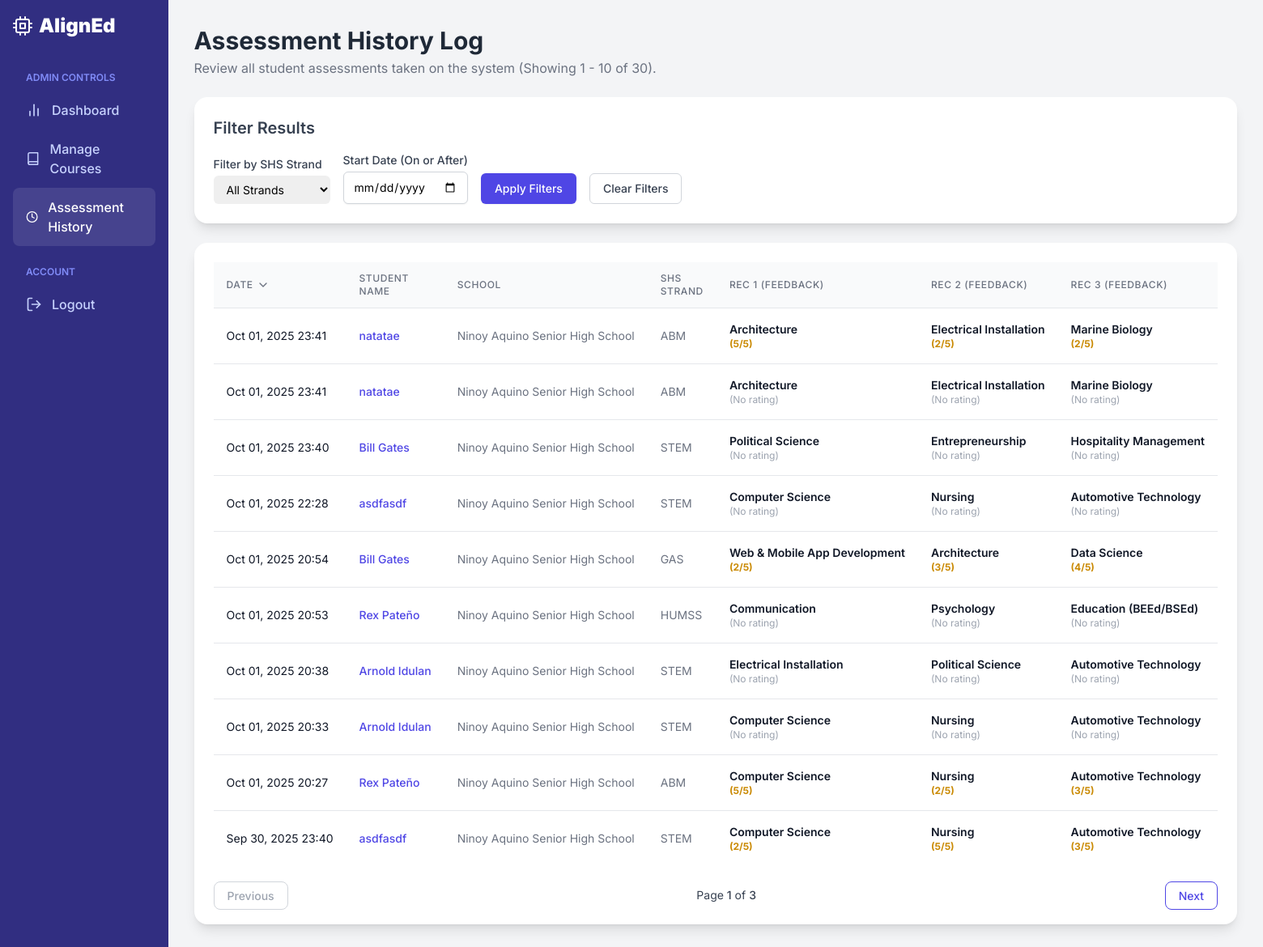
The page /admin-dashboard/history/ (signed in) on the database as committed earlier.
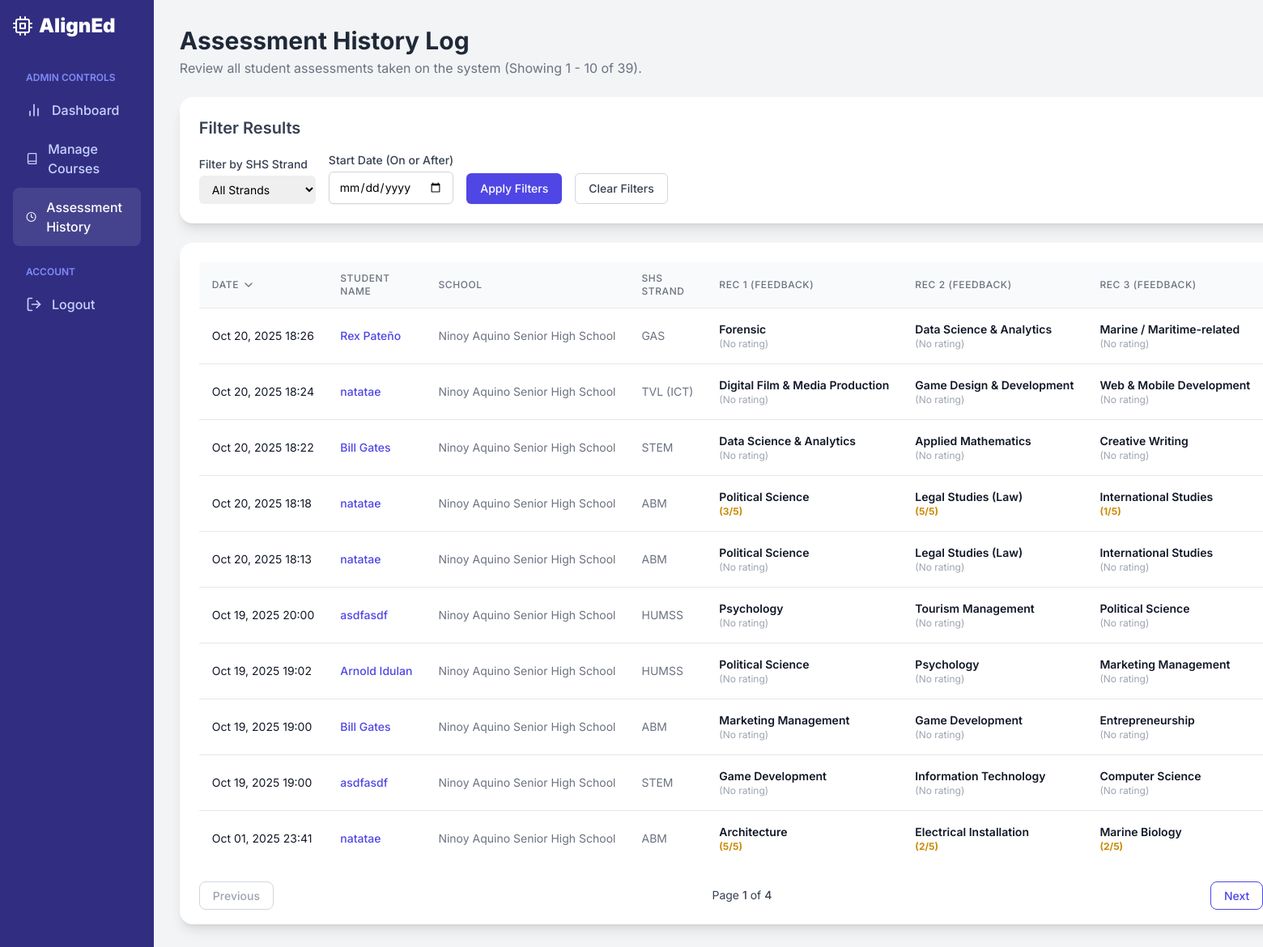
The same page on the database as committed later.
### recommender/models.py (models this page shows, shortened)
class Assessment(models.Model):
    name = models.CharField(max_length=100, blank=True, null=True, verbose_name="Student Name (Optional)")
    school = models.CharField(max_length=200, verbose_name="School/University")
    shs_strand = models.CharField(max_length=50, verbose_name="SHS Strand")
    tvl_strand = models.CharField(max_length=50, blank=True, null=True, verbose_name="TVL Strand")
    base_persona_key = models.CharField(
        max_length=100,
        default='Computer Science',
        help_text="pls."
    )
    custom_trait_scores = models.TextField(
        blank=True,
        help_text="change value."
    )
    interest_science = models.IntegerField(default=0)
    interest_arts = models.IntegerField(default=0)
    interest_teaching = models.IntegerField(default=0)
    interest_business = models.IntegerField(default=0)
    interest_tech = models.IntegerField(default=0)
    interest_design = models.IntegerField(default=0)
    interest_sports = models.IntegerField(default=0)
    interest_building = models.IntegerField(default=0)
    interest_nature = models.IntegerField(default=0)
    interest_leading = models.IntegerField(default=0)
    interest_helping = models.IntegerField(default=0)
    interest_detail = models.IntegerField(default=0)
    interest_policy = models.IntegerField(default=0)
    interest_research = models.IntegerField(default=0)
    ability_logic = models.IntegerField(default=0)
    ability_creativity = models.IntegerField(default=0)
    ability_comm = models.IntegerField(default=0)
    ability_practical = models.IntegerField(default=0)
    ability_teamwork = models.IntegerField(default=0)
    ability_spatial = models.IntegerField(default=0)
    recommended_course_1 = models.CharField(max_length=200, blank=True)
    recommended_course_2 = models.CharField(max_length=200, blank=True)
    recommended_course_3 = models.CharField(max_length=200, blank=True)
    feedback_rating_1 = models.IntegerField(null=True, blank=True)
    feedback_rating_2 = models.IntegerField(null=True, blank=True)
    feedback_rating_3 = models.IntegerField(null=True, blank=True)
    feedback_submitted = models.BooleanField(default=False)
    timestamp = models.DateTimeField(auto_now_add=True)

### recommender/views.py (the view)
# urls.py: path('admin-dashboard/history/', views.assessment_history_view, name='assessment_history'),
@user_passes_test(is_superuser)
def assessment_history_view(request):
    assessments_list = Assessment.objects.all()
    sort_by = request.GET.get('sort', '-timestamp')
    page_number = request.GET.get('page', 1)
    valid_sorts = ['-timestamp', 'timestamp', 'shs_strand', '-shs_strand']
    if sort_by not in valid_sorts:
        sort_by = '-timestamp'
    selected_strand = request.GET.get('strand')
    if selected_strand and selected_strand != 'all':
        assessments_list = assessments_list.filter(shs_strand=selected_strand)
    date_filter = request.GET.get('date_filter')
    if date_filter:
        try:
            filter_date = datetime.strptime(date_filter, '%Y-%m-%d').date()
            assessments_list = assessments_list.filter(timestamp__gte=filter_date)
        except ValueError:
            pass
    assessments_list = assessments_list.order_by(sort_by)
    paginator = Paginator(assessments_list, 10)
    try:
        assessments = paginator.page(page_number)
    except PageNotAnInteger:
        assessments = paginator.page(1)
    except EmptyPage:
        assessments = paginator.page(paginator.num_pages)
    all_strands = Assessment.objects.values_list('shs_strand', flat=True).distinct()
    context = {
        'active_page': 'assessment_history',
        'assessments': assessments,
        'current_sort': sort_by,
        'all_strands': sorted(list(all_strands)),
        'selected_strand': selected_strand,
        'date_filter_value': date_filter,
    }
    return render(request, 'recommender/admin_assessment_history.html', context)

### recommender/views.py (called while the page is built)
def is_superuser(user):
    return user.is_authenticated and user.is_superuser

### recommender/templates/recommender/admin_assessment_history.html (shortened to what the changed rows need)
{% extends 'recommender/base.html' %}
{% block content %}
<header class="mb-6">
    <h1 class="text-3xl font-bold text-gray-800">Assessment History Log</h1>
    <p class="text-gray-500 mt-1">Review all student assessments taken on the system (Showing {{ assessments.start_index }} - {{ assessments.end_index }} of {{ assessments.paginator.count }}).</p>
</header>
<div class="bg-white rounded-2xl shadow-lg p-6 mb-6">
    <h2 class="text-xl font-semibold text-gray-700 mb-4">Filter Results</h2>
</div>
<div class="bg-white rounded-2xl shadow-lg p-6">
    {% if assessments.paginator.count > 0 %}
    <div class="overflow-x-auto">
        <table class="min-w-full divide-y divide-gray-200">
            <thead class="bg-gray-50">
                <tr>
                    <th class="px-4 py-3 text-left text-xs font-medium text-gray-500 uppercase tracking-wider">
                        {% with date_sort_param=current_sort %}
                            {% if date_sort_param == '-timestamp' %}
                                <a href="?sort=timestamp&strand={{ selected_strand|default:'all' }}&date_filter={{ date_filter_value|default:'' }}" class="flex items-center hover:text-gray-900">Date <i data-feather="chevron-down" class="w-4 h-4 ml-1"></i></a>
                            {% elif date_sort_param == 'timestamp' %}
                                <a href="?sort=-timestamp&strand={{ selected_strand|default:'all' }}&date_filter={{ date_filter_value|default:'' }}" class="flex items-center hover:text-gray-900">Date <i data-feather="chevron-up" class="w-4 h-4 ml-1"></i></a>
                            {% else %}
                                <a href="?sort=-timestamp&strand={{ selected_strand|default:'all' }}&date_filter={{ date_filter_value|default:'' }}" class="flex items-center hover:text-gray-900">Date</a>
                            {% endif %}
                        {% endwith %}
                    </th>
                    <th class="px-4 py-3 text-left text-xs font-medium text-gray-500 uppercase tracking-wider">Student Name</th>
                    <th class="px-4 py-3 text-left text-xs font-medium text-gray-500 uppercase tracking-wider">School</th>
                    <th class="px-4 py-3 text-left text-xs font-medium text-gray-500 uppercase tracking-wider">
                        {% with strand_sort_param=current_sort %}
                            {% if strand_sort_param == 'shs_strand' %}
                                <a href="?sort=-shs_strand&strand={{ selected_strand|default:'all' }}&date_filter={{ date_filter_value|default:'' }}" class="flex items-center hover:text-gray-900">SHS Strand <i data-feather="chevron-up" class="w-4 h-4 ml-1"></i></a>
                            {% elif strand_sort_param == '-shs_strand' %}
                                <a href="?sort=shs_strand&strand={{ selected_strand|default:'all' }}&date_filter={{ date_filter_value|default:'' }}" class="flex items-center hover:text-gray-900">SHS Strand <i data-feather="chevron-down" class="w-4 h-4 ml-1"></i></a>
                            {% else %}
                                <a href="?sort=shs_strand&strand={{ selected_strand|default:'all' }}&date_filter={{ date_filter_value|default:'' }}" class="flex items-center hover:text-gray-900">SHS Strand</a>
                            {% endif %}
                        {% endwith %}
                    </th>
                    <th class="px-4 py-3 text-left text-xs font-medium text-gray-500 uppercase tracking-wider">Rec 1 (Feedback)</th>
                    <th class="px-4 py-3 text-left text-xs font-medium text-gray-500 uppercase tracking-wider">Rec 2 (Feedback)</th>
                    <th class="px-4 py-3 text-left text-xs font-medium text-gray-500 uppercase tracking-wider">Rec 3 (Feedback)</th>
                </tr>
            </thead>
            <tbody class="bg-white divide-y divide-gray-200">
                {% for assessment in assessments %}
                <tr class="hover:bg-gray-50">
                    <td class="px-4 py-4 whitespace-nowrap text-sm text-gray-900">
                        {{ assessment.timestamp|date:"M d, Y H:i" }}
                    </td>
                    <td class="px-4 py-4 whitespace-nowrap text-sm font-medium text-indigo-600">
                        {{ assessment.name|default:"Anonymous" }}
                    </td>
                    <td class="px-4 py-4 whitespace-nowrap text-sm text-gray-500">
                        {{ assessment.school }}
                    </td>
                    <td class="px-4 py-4 whitespace-nowrap text-sm text-gray-500">
                        {{ assessment.shs_strand }}{% if assessment.tvl_strand and assessment.shs_strand == 'TVL' %} ({{ assessment.tvl_strand }}){% endif %}
                    </td>
                    <td class="px-4 py-4 whitespace-nowrap text-sm text-gray-900">
                        <span class="font-semibold">{{ assessment.recommended_course_1|default:"N/A" }}</span>
                        {% if assessment.feedback_rating_1 %}
                            <span class="text-xs font-bold text-yellow-600 block">({{ assessment.feedback_rating_1 }}/5)</span>
                        {% else %}
                            <span class="text-xs text-gray-400 block">(No rating)</span>
                        {% endif %}
                    </td>
                    <td class="px-4 py-4 whitespace-nowrap text-sm text-gray-900">
                        <span class="font-semibold">{{ assessment.recommended_course_2|default:"N/A" }}</span>
                        {% if assessment.feedback_rating_2 %}
                            <span class="text-xs font-bold text-yellow-600 block">({{ assessment.feedback_rating_2 }}/5)</span>
                        {% else %}
                            <span class="text-xs text-gray-400 block">(No rating)</span>
                        {% endif %}
                    </td>
                    <td class="px-4 py-4 whitespace-nowrap text-sm text-gray-900">
                        <span class="font-semibold">{{ assessment.recommended_course_3|default:"N/A" }}</span>
                        {% if assessment.feedback_rating_3 %}
                            <span class="text-xs font-bold text-yellow-600 block">({{ assessment.feedback_rating_3 }}/5)</span>
                        {% else %}
                            <span class="text-xs text-gray-400 block">(No rating)</span>
                        {% endif %}
                    </td>
                </tr>
                {% endfor %}
            </tbody>
        </table>
    </div>
    {% if assessments.has_other_pages %}
    <div class="mt-6 flex justify-between items-center">
        <div>
            {% if assessments.has_previous %}
                <a href="?page={{ assessments.previous_page_number }}&sort={{ current_sort }}&strand={{ selected_strand|default:'all' }}&date_filter={{ date_filter_value|default:'' }}" class="px-4 py-2 text-sm font-medium rounded-lg text-indigo-600 border border-indigo-600 hover:bg-indigo-50 transition-colors">
                    Previous
                </a>
            {% else %}
                <span class="px-4 py-2 text-sm font-medium rounded-lg text-gray-400 border border-gray-300">Previous</span>
            {% endif %}
        </div>
        <span class="text-sm text-gray-700">
            Page <span class="font-medium">{{ assessments.number }}</span> of <span class="font-medium">{{ assessments.paginator.num_pages }}</span>
        </span>
        <div>
            {% if assessments.has_next %}
                <a href="?page={{ assessments.next_page_number }}&sort={{ current_sort }}&strand={{ selected_strand|default:'all' }}&date_filter={{ date_filter_value|default:'' }}" class="px-4 py-2 text-sm font-medium rounded-lg text-indigo-600 border border-indigo-600 hover:bg-indigo-50 transition-colors">
                    Next
                </a>
            {% else %}
                <span class="px-4 py-2 text-sm font-medium rounded-lg text-gray-400 border border-gray-300">Next</span>
            {% endif %}
        </div>
    </div>
    {% endif %}
    {% else %}
    <div class="text-center py-10 text-gray-500">
        <i data-feather="clock" class="w-10 h-10 mx-auto mb-3"></i>
        <p>No assessment records have been found yet.</p>
    </div>
    {% endif %}
</div>
{% endblock %}

Rows that differ between the two databases and show on the page:
no longer on this page (row unchanged): Assessment: timestamp "Oct 01, 2025 23:41", name "natatae", school "Ninoy Aquino Senior High School", shs_strand "ABM", recommended_course_1 "Architecture", shows "(No rating)", recommended_course_2 "Electrical Installation", recommended_course_3 "Marine Biology"
no longer on this page (row unchanged): Assessment: timestamp "Oct 01, 2025 23:40", name "Bill Gates", school "Ninoy Aquino Senior High School", shs_strand "STEM", recommended_course_1 "Political Science", shows "(No rating)", recommended_course_2 "Entrepreneurship", recommended_course_3 "Hospitality Management"
no longer on this page (row unchanged): Assessment: timestamp "Oct 01, 2025 22:28", name "asdfasdf", school "Ninoy Aquino Senior High School", shs_strand "STEM", recommended_course_1 "Computer Science", shows "(No rating)", recommended_course_2 "Nursing", recommended_course_3 "Automotive Technology"
no longer on this page (row unchanged): Assessment: timestamp "Oct 01, 2025 20:54", name "Bill Gates", school "Ninoy Aquino Senior High School", shs_strand "GAS", recommended_course_1 "Web & Mobile App Development", feedback_rating_1 "2", recommended_course_2 "Architecture", feedback_rating_2 "3", recommended_course_3 "Data Science", feedback_rating_3 "4"
no longer on this page (row unchanged): Assessment: timestamp "Oct 01, 2025 20:53", name "Rex Pateño", school "Ninoy Aquino Senior High School", shs_strand "HUMSS", recommended_course_1 "Communication", shows "(No rating)", recommended_course_2 "Psychology", recommended_course_3 "Education (BEEd/BSEd)"
no longer on this page (row unchanged): Assessment: timestamp "Oct 01, 2025 20:38", name "Arnold Idulan", school "Ninoy Aquino Senior High School", shs_strand "STEM", recommended_course_1 "Electrical Installation", shows "(No rating)", recommended_course_2 "Political Science", recommended_course_3 "Automotive Technology"
no longer on this page (row unchanged): Assessment: timestamp "Oct 01, 2025 20:33", name "Arnold Idulan", school "Ninoy Aquino Senior High School", shs_strand "STEM", recommended_course_1 "Computer Science", shows "(No rating)", recommended_course_2 "Nursing", recommended_course_3 "Automotive Technology"
no longer on this page (row unchanged): Assessment: timestamp "Oct 01, 2025 20:27", name "Rex Pateño", school "Ninoy Aquino Senior High School", shs_strand "ABM", recommended_course_1 "Computer Science", feedback_rating_1 "5", recommended_course_2 "Nursing", feedback_rating_2 "2", recommended_course_3 "Automotive Technology", feedback_rating_3 "3"
no longer on this page (row unchanged): Assessment: timestamp "Sep 30, 2025 23:40", name "asdfasdf", school "Ninoy Aquino Senior High School", shs_strand "STEM", recommended_course_1 "Computer Science", feedback_rating_1 "2", recommended_course_2 "Nursing", feedback_rating_2 "5", recommended_course_3 "Automotive Technology", feedback_rating_3 "3"
added Assessment: timestamp "Oct 20, 2025 18:26", name "Rex Pateño", school "Ninoy Aquino Senior High School", shs_strand "GAS", recommended_course_1 "Forensic", shows "(No rating)", recommended_course_2 "Data Science & Analytics", recommended_course_3 "Marine / Maritime-related"
added Assessment: timestamp "Oct 20, 2025 18:24", name "natatae", school "Ninoy Aquino Senior High School", shs_strand "TVL", tvl_strand "ICT", recommended_course_1 "Digital Film & Media Production", shows "(No rating)", recommended_course_2 "Game Design & Development", recommended_course_3 "Web & Mobile Development"
added Assessment: timestamp "Oct 20, 2025 18:22", name "Bill Gates", school "Ninoy Aquino Senior High School", shs_strand "STEM", recommended_course_1 "Data Science & Analytics", shows "(No rating)", recommended_course_2 "Applied Mathematics", recommended_course_3 "Creative Writing"
added Assessment: timestamp "Oct 20, 2025 18:18", name "natatae", school "Ninoy Aquino Senior High School", shs_strand "ABM", recommended_course_1 "Political Science", feedback_rating_1 "3", recommended_course_2 "Legal Studies (Law)", feedback_rating_2 "5", recommended_course_3 "International Studies", feedback_rating_3 "1"
added Assessment: timestamp "Oct 20, 2025 18:13", name "natatae", school "Ninoy Aquino Senior High School", shs_strand "ABM", recommended_course_1 "Political Science", shows "(No rating)", recommended_course_2 "Legal Studies (Law)", recommended_course_3 "International Studies"
added Assessment: timestamp "Oct 19, 2025 20:00", name "asdfasdf", school "Ninoy Aquino Senior High School", shs_strand "HUMSS", recommended_course_1 "Psychology", shows "(No rating)", recommended_course_2 "Tourism Management", recommended_course_3 "Political Science"
added Assessment: timestamp "Oct 19, 2025 19:02", name "Arnold Idulan", school "Ninoy Aquino Senior High School", shs_strand "HUMSS", recommended_course_1 "Political Science", shows "(No rating)", recommended_course_2 "Psychology", recommended_course_3 "Marketing Management"
added Assessment: timestamp "Oct 19, 2025 19:00", name "Bill Gates", school "Ninoy Aquino Senior High School", shs_strand "ABM", recommended_course_1 "Marketing Management", shows "(No rating)", recommended_course_2 "Game Development", recommended_course_3 "Entrepreneurship"
added Assessment: timestamp "Oct 19, 2025 19:00", name "asdfasdf", school "Ninoy Aquino Senior High School", shs_strand "STEM", recommended_course_1 "Game Development", shows "(No rating)", recommended_course_2 "Information Technology", recommended_course_3 "Computer Science"
Other text that changed with them:
{{ assessments.paginator.count }}: "30" → "39"
{{ assessments.paginator.num_pages }}: "3" → "4"
